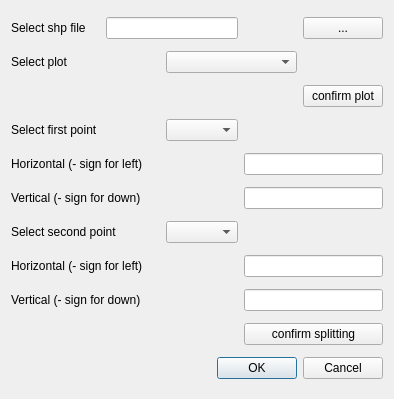
<?xml version="1.0" encoding="UTF-8"?>
<ui version="4.0">
 <class>SplitDialogBase</class>
 <widget class="QDialog" name="SplitDialogBase">
  <property name="geometry">
   <rect>
    <x>0</x>
    <y>0</y>
    <width>394</width>
    <height>399</height>
   </rect>
  </property>
  <property name="windowTitle">
   <string>Split</string>
  </property>
  <layout class="QGridLayout" name="gridLayout">
   <item row="0" column="0">
    <widget class="QLabel" name="label">
     <property name="text">
      <string>Select shp file</string>
     </property>
    </widget>
   </item>
   <item row="0" column="1" colspan="2">
    <widget class="QLineEdit" name="inputlineEdit"/>
   </item>
   <item row="0" column="4">
    <widget class="QPushButton" name="inputpushButton">
     <property name="text">
      <string>...</string>
     </property>
    </widget>
   </item>
   <item row="1" column="0">
    <widget class="QLabel" name="label_2">
     <property name="text">
      <string>Select plot</string>
     </property>
    </widget>
   </item>
   <item row="1" column="2" colspan="2">
    <widget class="QComboBox" name="selectComboBox"/>
   </item>
   <item row="2" column="4">
    <widget class="QPushButton" name="confirmpushButton">
     <property name="text">
      <string>confirm plot</string>
     </property>
    </widget>
   </item>
   <item row="3" column="0">
    <widget class="QLabel" name="label_3">
     <property name="text">
      <string>Select first point </string>
     </property>
    </widget>
   </item>
   <item row="3" column="2">
    <widget class="QComboBox" name="firstcomboBox"/>
   </item>
   <item row="4" column="0" colspan="2">
    <widget class="QLabel" name="label_5">
     <property name="text">
      <string>Horizontal (- sign for left)</string>
     </property>
    </widget>
   </item>
   <item row="4" column="3" colspan="2">
    <widget class="QLineEdit" name="forwardlineEdit1"/>
   </item>
   <item row="5" column="0" colspan="2">
    <widget class="QLabel" name="label_6">
     <property name="text">
      <string>Vertical (- sign for down)</string>
     </property>
    </widget>
   </item>
   <item row="5" column="3" colspan="2">
    <widget class="QLineEdit" name="backwardlineEdit1"/>
   </item>
   <item row="6" column="0" colspan="2">
    <widget class="QLabel" name="label_4">
     <property name="text">
      <string>Select second point</string>
     </property>
    </widget>
   </item>
   <item row="6" column="2">
    <widget class="QComboBox" name="secondcomboBox"/>
   </item>
   <item row="7" column="0" colspan="2">
    <widget class="QLabel" name="label_7">
     <property name="text">
      <string>Horizontal (- sign for left)</string>
     </property>
    </widget>
   </item>
   <item row="7" column="3" colspan="2">
    <widget class="QLineEdit" name="forwardlineEdit2"/>
   </item>
   <item row="8" column="0" colspan="2">
    <widget class="QLabel" name="label_8">
     <property name="text">
      <string>Vertical (- sign for down)</string>
     </property>
    </widget>
   </item>
   <item row="8" column="3" colspan="2">
    <widget class="QLineEdit" name="backwardlineEdit2"/>
   </item>
   <item row="9" column="3" colspan="2">
    <widget class="QPushButton" name="splitpushButton">
     <property name="text">
      <string>confirm splitting</string>
     </property>
    </widget>
   </item>
   <item row="10" column="2" colspan="3">
    <widget class="QDialogButtonBox" name="button_box">
     <property name="orientation">
      <enum>Qt::Horizontal</enum>
     </property>
     <property name="standardButtons">
      <set>QDialogButtonBox::Cancel|QDialogButtonBox::Ok</set>
     </property>
    </widget>
   </item>
  </layout>
 </widget>
 <resources/>
 <connections>
  <connection>
   <sender>button_box</sender>
   <signal>accepted()</signal>
   <receiver>SplitDialogBase</receiver>
   <slot>accept()</slot>
   <hints>
    <hint type="sourcelabel">
     <x>20</x>
     <y>20</y>
    </hint>
    <hint type="destinationlabel">
     <x>20</x>
     <y>20</y>
    </hint>
   </hints>
  </connection>
  <connection>
   <sender>button_box</sender>
   <signal>rejected()</signal>
   <receiver>SplitDialogBase</receiver>
   <slot>reject()</slot>
   <hints>
    <hint type="sourcelabel">
     <x>20</x>
     <y>20</y>
    </hint>
    <hint type="destinationlabel">
     <x>20</x>
     <y>20</y>
    </hint>
   </hints>
  </connection>
 </connections>
</ui>
